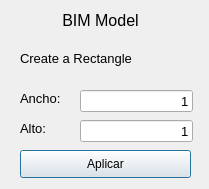
<?xml version="1.0" encoding="UTF-8"?>
<ui version="4.0">
 <class>MainForm</class>
 <widget class="QDialog" name="MainForm">
  <property name="geometry">
   <rect>
    <x>0</x>
    <y>0</y>
    <width>209</width>
    <height>189</height>
   </rect>
  </property>
  <property name="windowTitle">
   <string>Dialog</string>
  </property>
  <property name="modal">
   <bool>true</bool>
  </property>
  <widget class="QLabel" name="lblTitle">
   <property name="geometry">
    <rect>
     <x>10</x>
     <y>10</y>
     <width>181</width>
     <height>21</height>
    </rect>
   </property>
   <property name="font">
    <font>
     <pointsize>12</pointsize>
    </font>
   </property>
   <property name="text">
    <string>BIM Model</string>
   </property>
   <property name="alignment">
    <set>Qt::AlignCenter</set>
   </property>
  </widget>
  <widget class="QLabel" name="lblAlto">
   <property name="geometry">
    <rect>
     <x>20</x>
     <y>120</y>
     <width>51</width>
     <height>16</height>
    </rect>
   </property>
   <property name="font">
    <font>
     <pointsize>10</pointsize>
    </font>
   </property>
   <property name="text">
    <string>Alto:</string>
   </property>
  </widget>
  <widget class="QLabel" name="lblAncho">
   <property name="geometry">
    <rect>
     <x>20</x>
     <y>90</y>
     <width>61</width>
     <height>16</height>
    </rect>
   </property>
   <property name="font">
    <font>
     <pointsize>10</pointsize>
    </font>
   </property>
   <property name="text">
    <string>Ancho:</string>
   </property>
  </widget>
  <widget class="QLineEdit" name="txtAlto">
   <property name="geometry">
    <rect>
     <x>80</x>
     <y>120</y>
     <width>113</width>
     <height>22</height>
    </rect>
   </property>
   <property name="font">
    <font>
     <pointsize>10</pointsize>
    </font>
   </property>
   <property name="text">
    <string>1</string>
   </property>
   <property name="alignment">
    <set>Qt::AlignRight|Qt::AlignTrailing|Qt::AlignVCenter</set>
   </property>
  </widget>
  <widget class="QLineEdit" name="txtAncho">
   <property name="geometry">
    <rect>
     <x>80</x>
     <y>90</y>
     <width>113</width>
     <height>22</height>
    </rect>
   </property>
   <property name="font">
    <font>
     <pointsize>10</pointsize>
    </font>
   </property>
   <property name="text">
    <string>1</string>
   </property>
   <property name="cursorPosition">
    <number>1</number>
   </property>
   <property name="alignment">
    <set>Qt::AlignRight|Qt::AlignTrailing|Qt::AlignVCenter</set>
   </property>
  </widget>
  <widget class="QPushButton" name="btnApply">
   <property name="geometry">
    <rect>
     <x>20</x>
     <y>150</y>
     <width>171</width>
     <height>28</height>
    </rect>
   </property>
   <property name="text">
    <string>Aplicar</string>
   </property>
  </widget>
  <widget class="QLabel" name="label">
   <property name="geometry">
    <rect>
     <x>20</x>
     <y>50</y>
     <width>211</width>
     <height>16</height>
    </rect>
   </property>
   <property name="font">
    <font>
     <pointsize>10</pointsize>
    </font>
   </property>
   <property name="text">
    <string>Create a Rectangle</string>
   </property>
  </widget>
  <zorder>lblTitle</zorder>
  <zorder>lblAlto</zorder>
  <zorder>lblAncho</zorder>
  <zorder>txtAlto</zorder>
  <zorder>btnApply</zorder>
  <zorder>label</zorder>
  <zorder>txtAncho</zorder>
 </widget>
 <tabstops>
  <tabstop>txtAncho</tabstop>
  <tabstop>txtAlto</tabstop>
  <tabstop>btnApply</tabstop>
 </tabstops>
 <resources/>
 <connections/>
</ui>
